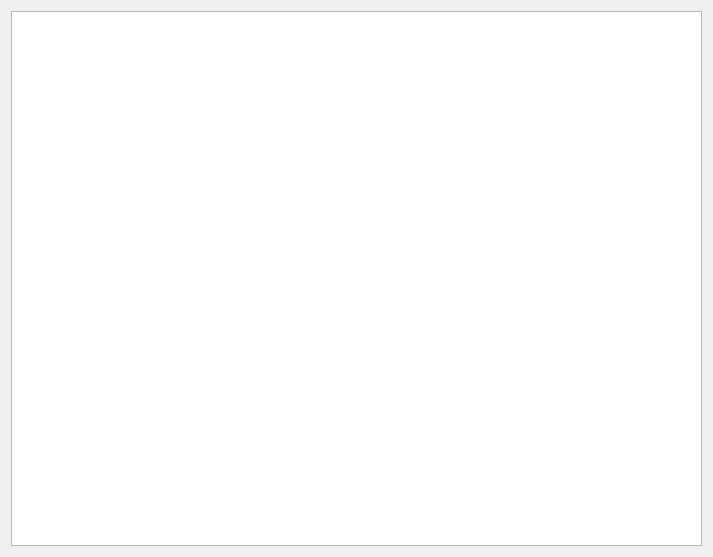
<?xml version="1.0" encoding="UTF-8"?>
<ui version="4.0">
 <class>FormPlayMPU6050</class>
 <widget class="QWidget" name="FormPlayMPU6050">
  <property name="geometry">
   <rect>
    <x>0</x>
    <y>0</y>
    <width>713</width>
    <height>557</height>
   </rect>
  </property>
  <property name="windowTitle">
   <string>MPU6050</string>
  </property>
  <layout class="QGridLayout" name="gridLayout_2" rowstretch="0" columnstretch="3,2">
   <item row="0" column="0">
    <layout class="QGridLayout" name="gLayPlane"/>
   </item>
   <item row="0" column="1">
    <widget class="QTableView" name="tableView"/>
   </item>
  </layout>
 </widget>
 <resources/>
 <connections/>
</ui>
